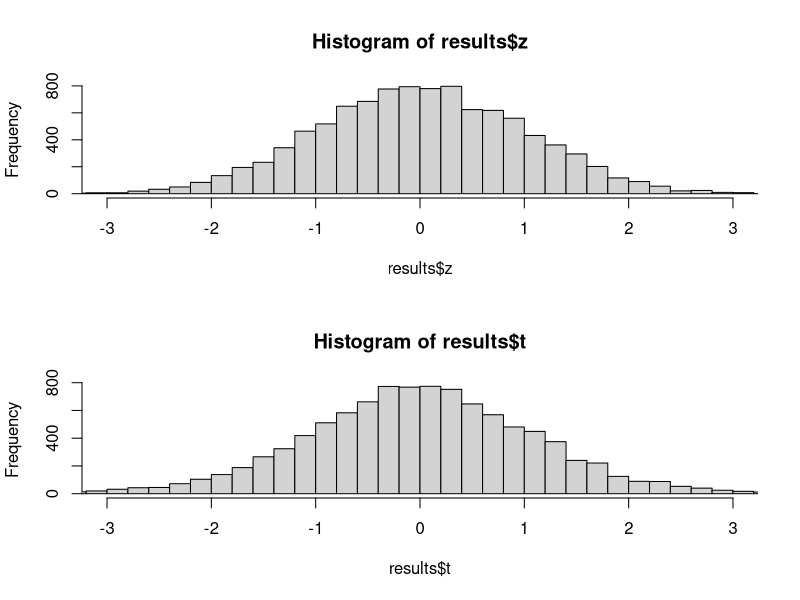

R code for this plot:
#Program that simulates an empirical standard normal 
#distribution, and a t distribution with 9 degrees of freedom
#using smaples of size 10.

smean<-rep(NA,10000)
svar<-rep(NA,10000)
  for (i in 1:10000){
        samp<-rnorm(10,mean=50,sd=9)
        smean[i]<-mean(samp)
        svar[i]<-var(samp)
    }
 results<-data.frame(mean=smean,var=svar)
 t<-(results$mean-50)/(sqrt(results$var)/sqrt(10))
 z<-(results$mean-50)/(9/sqrt(10))
 results<-cbind(results,z)
 results<-cbind(results,t)
 par(mfrow=c(2,1))
 hist(results$z,breaks=50,xlim=c(-3,3))
 hist(results$t,breaks=50,xlim=c(-3,3))